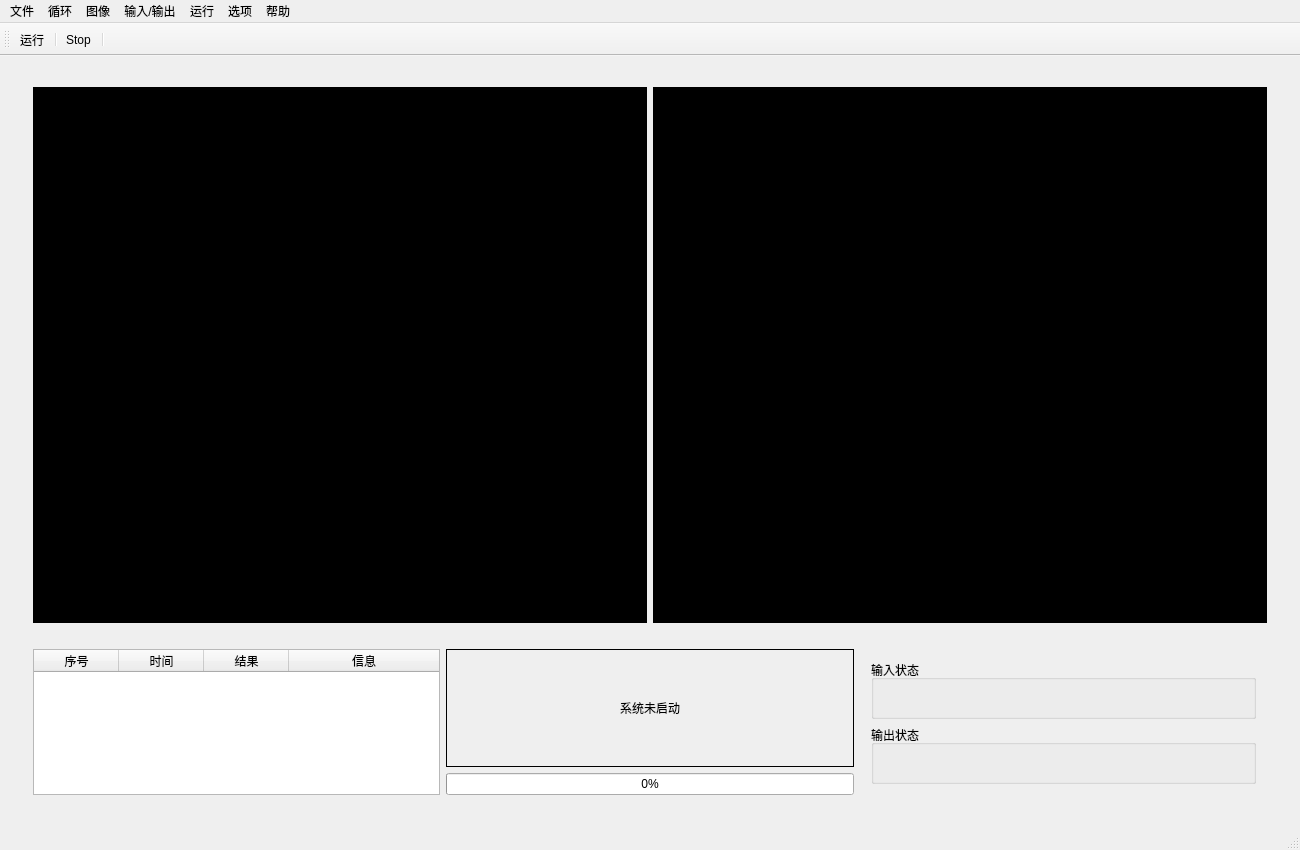
<?xml version="1.0" encoding="UTF-8"?>
<ui version="4.0">
 <class>MoldMachineClass</class>
 <widget class="QMainWindow" name="MoldMachineClass">
  <property name="geometry">
   <rect>
    <x>0</x>
    <y>0</y>
    <width>1300</width>
    <height>850</height>
   </rect>
  </property>
  <property name="windowTitle">
   <string>注塑过程监控系统</string>
  </property>
  <widget class="QWidget" name="centralWidget">
   <layout class="QGridLayout" name="gridLayout">
    <item row="0" column="0">
     <widget class="QWidget" name="widgetAll" native="true">
      <layout class="QGridLayout" name="gridLayout_5" rowstretch="8,2">
       <item row="0" column="0">
        <widget class="QWidget" name="widgetDisImg" native="true">
         <layout class="QGridLayout" name="gridLayout_2">
          <property name="topMargin">
           <number>9</number>
          </property>
          <property name="bottomMargin">
           <number>9</number>
          </property>
          <item row="0" column="0">
           <widget class="QLabel" name="labelBeforeOne">
            <property name="styleSheet">
             <string notr="true">background-color:black</string>
            </property>
            <property name="frameShape">
             <enum>QFrame::StyledPanel</enum>
            </property>
            <property name="frameShadow">
             <enum>QFrame::Plain</enum>
            </property>
            <property name="lineWidth">
             <number>1</number>
            </property>
            <property name="text">
             <string/>
            </property>
            <property name="scaledContents">
             <bool>false</bool>
            </property>
            <property name="alignment">
             <set>Qt::AlignCenter</set>
            </property>
           </widget>
          </item>
          <item row="0" column="1">
           <widget class="QLabel" name="labelAfterOne">
            <property name="styleSheet">
             <string notr="true">background-color:black</string>
            </property>
            <property name="frameShape">
             <enum>QFrame::StyledPanel</enum>
            </property>
            <property name="text">
             <string/>
            </property>
            <property name="scaledContents">
             <bool>false</bool>
            </property>
            <property name="alignment">
             <set>Qt::AlignCenter</set>
            </property>
           </widget>
          </item>
         </layout>
        </widget>
       </item>
       <item row="1" column="0">
        <widget class="QWidget" name="widget" native="true">
         <layout class="QGridLayout" name="gridLayout_4" columnstretch="1,1,1">
          <item row="0" column="1">
           <widget class="QLabel" name="labelDisCurProcess">
            <property name="frameShape">
             <enum>QFrame::Panel</enum>
            </property>
            <property name="text">
             <string>系统未启动</string>
            </property>
            <property name="alignment">
             <set>Qt::AlignCenter</set>
            </property>
           </widget>
          </item>
          <item row="1" column="1">
           <widget class="QProgressBar" name="progressBarStep">
            <property name="value">
             <number>0</number>
            </property>
            <property name="alignment">
             <set>Qt::AlignCenter</set>
            </property>
            <property name="textVisible">
             <bool>true</bool>
            </property>
            <property name="textDirection">
             <enum>QProgressBar::TopToBottom</enum>
            </property>
            <property name="format">
             <string>%p%</string>
            </property>
           </widget>
          </item>
          <item row="0" column="2" rowspan="2">
           <widget class="QWidget" name="widgetDisIO" native="true">
            <layout class="QGridLayout" name="gridLayout_3">
             <item row="0" column="0">
              <widget class="QGroupBox" name="groupBoxIOState">
               <property name="title">
                <string>输入状态</string>
               </property>
               <layout class="QGridLayout" name="gridLayout_6">
                <item row="0" column="0">
                 <widget class="QLabel" name="labelInS1">
                  <property name="enabled">
                   <bool>true</bool>
                  </property>
                  <property name="text">
                   <string/>
                  </property>
                  <property name="pixmap">
                   <pixmap>Resources/ico/light_red_20x20.jpg</pixmap>
                  </property>
                  <property name="scaledContents">
                   <bool>false</bool>
                  </property>
                  <property name="alignment">
                   <set>Qt::AlignCenter</set>
                  </property>
                 </widget>
                </item>
                <item row="0" column="1">
                 <widget class="QLabel" name="labelInS2">
                  <property name="text">
                   <string/>
                  </property>
                  <property name="pixmap">
                   <pixmap>Resources/ico/light_red_20x20.jpg</pixmap>
                  </property>
                  <property name="alignment">
                   <set>Qt::AlignCenter</set>
                  </property>
                 </widget>
                </item>
                <item row="0" column="2">
                 <widget class="QLabel" name="labelInS3">
                  <property name="text">
                   <string/>
                  </property>
                  <property name="pixmap">
                   <pixmap>Resources/ico/light_red_20x20.jpg</pixmap>
                  </property>
                  <property name="alignment">
                   <set>Qt::AlignCenter</set>
                  </property>
                 </widget>
                </item>
                <item row="0" column="3">
                 <widget class="QLabel" name="labelInS4">
                  <property name="text">
                   <string/>
                  </property>
                  <property name="pixmap">
                   <pixmap>Resources/ico/light_red_20x20.jpg</pixmap>
                  </property>
                  <property name="alignment">
                   <set>Qt::AlignCenter</set>
                  </property>
                 </widget>
                </item>
                <item row="0" column="4">
                 <widget class="QLabel" name="labelInS5">
                  <property name="text">
                   <string/>
                  </property>
                  <property name="pixmap">
                   <pixmap>Resources/ico/light_red_20x20.jpg</pixmap>
                  </property>
                  <property name="alignment">
                   <set>Qt::AlignCenter</set>
                  </property>
                 </widget>
                </item>
                <item row="0" column="5">
                 <widget class="QLabel" name="labelInS6">
                  <property name="text">
                   <string/>
                  </property>
                  <property name="pixmap">
                   <pixmap>Resources/ico/light_red_20x20.jpg</pixmap>
                  </property>
                  <property name="alignment">
                   <set>Qt::AlignCenter</set>
                  </property>
                 </widget>
                </item>
               </layout>
              </widget>
             </item>
             <item row="1" column="0">
              <widget class="QGroupBox" name="groupBoxOutState">
               <property name="title">
                <string>输出状态</string>
               </property>
               <layout class="QGridLayout" name="gridLayout_7">
                <item row="0" column="0">
                 <widget class="QLabel" name="labelOutS1">
                  <property name="text">
                   <string/>
                  </property>
                  <property name="pixmap">
                   <pixmap>Resources/ico/light_green_20x20.jpg</pixmap>
                  </property>
                  <property name="alignment">
                   <set>Qt::AlignCenter</set>
                  </property>
                 </widget>
                </item>
                <item row="0" column="1">
                 <widget class="QLabel" name="labelOutS2">
                  <property name="text">
                   <string/>
                  </property>
                  <property name="pixmap">
                   <pixmap>Resources/ico/light_green_20x20.jpg</pixmap>
                  </property>
                  <property name="alignment">
                   <set>Qt::AlignCenter</set>
                  </property>
                 </widget>
                </item>
                <item row="0" column="2">
                 <widget class="QLabel" name="labelOutS3">
                  <property name="text">
                   <string/>
                  </property>
                  <property name="pixmap">
                   <pixmap>Resources/ico/light_green_20x20.jpg</pixmap>
                  </property>
                  <property name="alignment">
                   <set>Qt::AlignCenter</set>
                  </property>
                 </widget>
                </item>
                <item row="0" column="3">
                 <widget class="QLabel" name="labelOutS4">
                  <property name="text">
                   <string/>
                  </property>
                  <property name="pixmap">
                   <pixmap>Resources/ico/light_green_20x20.jpg</pixmap>
                  </property>
                  <property name="alignment">
                   <set>Qt::AlignCenter</set>
                  </property>
                 </widget>
                </item>
                <item row="0" column="4">
                 <widget class="QLabel" name="labelOutS5">
                  <property name="text">
                   <string/>
                  </property>
                  <property name="pixmap">
                   <pixmap>Resources/ico/light_green_20x20.jpg</pixmap>
                  </property>
                  <property name="alignment">
                   <set>Qt::AlignCenter</set>
                  </property>
                 </widget>
                </item>
                <item row="0" column="5">
                 <widget class="QLabel" name="labelOutS6">
                  <property name="text">
                   <string/>
                  </property>
                  <property name="pixmap">
                   <pixmap>Resources/ico/light_green_20x20.jpg</pixmap>
                  </property>
                  <property name="alignment">
                   <set>Qt::AlignCenter</set>
                  </property>
                 </widget>
                </item>
               </layout>
              </widget>
             </item>
            </layout>
           </widget>
          </item>
          <item row="0" column="0" rowspan="2">
           <widget class="QTableWidget" name="tableWidgetDisRes">
            <property name="editTriggers">
             <set>QAbstractItemView::NoEditTriggers</set>
            </property>
            <property name="sortingEnabled">
             <bool>false</bool>
            </property>
            <property name="rowCount">
             <number>0</number>
            </property>
            <attribute name="horizontalHeaderVisible">
             <bool>true</bool>
            </attribute>
            <attribute name="horizontalHeaderCascadingSectionResizes">
             <bool>false</bool>
            </attribute>
            <attribute name="horizontalHeaderMinimumSectionSize">
             <number>25</number>
            </attribute>
            <attribute name="horizontalHeaderDefaultSectionSize">
             <number>85</number>
            </attribute>
            <attribute name="horizontalHeaderHighlightSections">
             <bool>true</bool>
            </attribute>
            <attribute name="horizontalHeaderStretchLastSection">
             <bool>true</bool>
            </attribute>
            <attribute name="verticalHeaderVisible">
             <bool>false</bool>
            </attribute>
            <attribute name="verticalHeaderMinimumSectionSize">
             <number>25</number>
            </attribute>
            <attribute name="verticalHeaderDefaultSectionSize">
             <number>30</number>
            </attribute>
            <attribute name="verticalHeaderShowSortIndicator" stdset="0">
             <bool>false</bool>
            </attribute>
            <attribute name="verticalHeaderStretchLastSection">
             <bool>false</bool>
            </attribute>
            <column>
             <property name="text">
              <string>序号</string>
             </property>
             <property name="textAlignment">
              <set>AlignCenter</set>
             </property>
            </column>
            <column>
             <property name="text">
              <string>时间</string>
             </property>
             <property name="textAlignment">
              <set>AlignCenter</set>
             </property>
            </column>
            <column>
             <property name="text">
              <string>结果</string>
             </property>
             <property name="textAlignment">
              <set>AlignCenter</set>
             </property>
            </column>
            <column>
             <property name="text">
              <string>信息</string>
             </property>
             <property name="textAlignment">
              <set>AlignCenter</set>
             </property>
            </column>
           </widget>
          </item>
         </layout>
        </widget>
       </item>
      </layout>
     </widget>
    </item>
   </layout>
  </widget>
  <widget class="QMenuBar" name="menuBar">
   <property name="geometry">
    <rect>
     <x>0</x>
     <y>0</y>
     <width>1300</width>
     <height>26</height>
    </rect>
   </property>
   <widget class="QMenu" name="menuFile">
    <property name="title">
     <string>文件</string>
    </property>
    <addaction name="actionSaveCfgAsXML"/>
    <addaction name="actionReadXMLAsSqlData"/>
   </widget>
   <widget class="QMenu" name="menuRobin">
    <property name="title">
     <string>循环</string>
    </property>
    <addaction name="actionCycleTimesSetting"/>
    <addaction name="actionCycleStepSetting"/>
    <addaction name="actionCounterSetting"/>
    <addaction name="actionDelaySetting"/>
   </widget>
   <widget class="QMenu" name="menuImage">
    <property name="title">
     <string>图像</string>
    </property>
    <addaction name="actionImageSetting"/>
   </widget>
   <widget class="QMenu" name="menuIO">
    <property name="title">
     <string>输入/输出</string>
    </property>
    <addaction name="actionENetIOSetting"/>
   </widget>
   <widget class="QMenu" name="menuRun">
    <property name="title">
     <string>运行</string>
    </property>
    <addaction name="actionRun"/>
   </widget>
   <widget class="QMenu" name="menuHelp">
    <property name="title">
     <string>帮助</string>
    </property>
    <addaction name="actionAbout"/>
   </widget>
   <widget class="QMenu" name="menuOption">
    <property name="title">
     <string>选项</string>
    </property>
    <addaction name="actionMoldObjects"/>
   </widget>
   <addaction name="menuFile"/>
   <addaction name="menuRobin"/>
   <addaction name="menuImage"/>
   <addaction name="menuIO"/>
   <addaction name="menuRun"/>
   <addaction name="menuOption"/>
   <addaction name="menuHelp"/>
  </widget>
  <widget class="QToolBar" name="mainToolBar">
   <attribute name="toolBarArea">
    <enum>TopToolBarArea</enum>
   </attribute>
   <attribute name="toolBarBreak">
    <bool>false</bool>
   </attribute>
   <addaction name="actionRun"/>
   <addaction name="separator"/>
   <addaction name="actionStop"/>
   <addaction name="separator"/>
  </widget>
  <widget class="QStatusBar" name="statusBar"/>
  <action name="actionENetIOSetting">
   <property name="icon">
    <iconset>
     <normaloff>Resources/ico/IO.png</normaloff>Resources/ico/IO.png</iconset>
   </property>
   <property name="text">
    <string>输入/输出属性</string>
   </property>
  </action>
  <action name="actionImageSetting">
   <property name="icon">
    <iconset>
     <normaloff>Resources/ico/pic.png</normaloff>Resources/ico/pic.png</iconset>
   </property>
   <property name="text">
    <string>图像设置</string>
   </property>
  </action>
  <action name="actionRun">
   <property name="icon">
    <iconset>
     <normaloff>Resources/ico/run.png</normaloff>Resources/ico/run.png</iconset>
   </property>
   <property name="text">
    <string>运行</string>
   </property>
  </action>
  <action name="actionCycleTimesSetting">
   <property name="icon">
    <iconset>
     <normaloff>Resources/ico/times.png</normaloff>Resources/ico/times.png</iconset>
   </property>
   <property name="text">
    <string>循环次数</string>
   </property>
  </action>
  <action name="actionAbout">
   <property name="icon">
    <iconset>
     <normaloff>Resources/ico/about.png</normaloff>Resources/ico/about.png</iconset>
   </property>
   <property name="text">
    <string>关于</string>
   </property>
  </action>
  <action name="actionStop">
   <property name="icon">
    <iconset>
     <normaloff>Resources/ico/stop.png</normaloff>Resources/ico/stop.png</iconset>
   </property>
   <property name="text">
    <string>Stop</string>
   </property>
  </action>
  <action name="actionCycleStepSetting">
   <property name="icon">
    <iconset>
     <normaloff>Resources/ico/step.png</normaloff>Resources/ico/step.png</iconset>
   </property>
   <property name="text">
    <string>循环步骤</string>
   </property>
  </action>
  <action name="actionCounterSetting">
   <property name="icon">
    <iconset>
     <normaloff>Resources/ico/count.png</normaloff>Resources/ico/count.png</iconset>
   </property>
   <property name="text">
    <string>计数器</string>
   </property>
  </action>
  <action name="actionDelaySetting">
   <property name="icon">
    <iconset>
     <normaloff>Resources/ico/delay.png</normaloff>Resources/ico/delay.png</iconset>
   </property>
   <property name="text">
    <string>延时器</string>
   </property>
  </action>
  <action name="actionSaveCfgAsXML">
   <property name="icon">
    <iconset>
     <normaloff>Resources/ico/save.png</normaloff>Resources/ico/save.png</iconset>
   </property>
   <property name="text">
    <string>保存</string>
   </property>
  </action>
  <action name="actionReadXMLAsSqlData">
   <property name="icon">
    <iconset>
     <normaloff>Resources/ico/load.png</normaloff>Resources/ico/load.png</iconset>
   </property>
   <property name="text">
    <string>读取</string>
   </property>
  </action>
  <action name="actionMoldObjects">
   <property name="icon">
    <iconset>
     <normaloff>Resources/ico/objects.png</normaloff>Resources/ico/objects.png</iconset>
   </property>
   <property name="text">
    <string>模具对象</string>
   </property>
  </action>
 </widget>
 <layoutdefault spacing="6" margin="11"/>
 <resources>
  <include location="MoldMachine.qrc"/>
 </resources>
 <connections/>
</ui>
